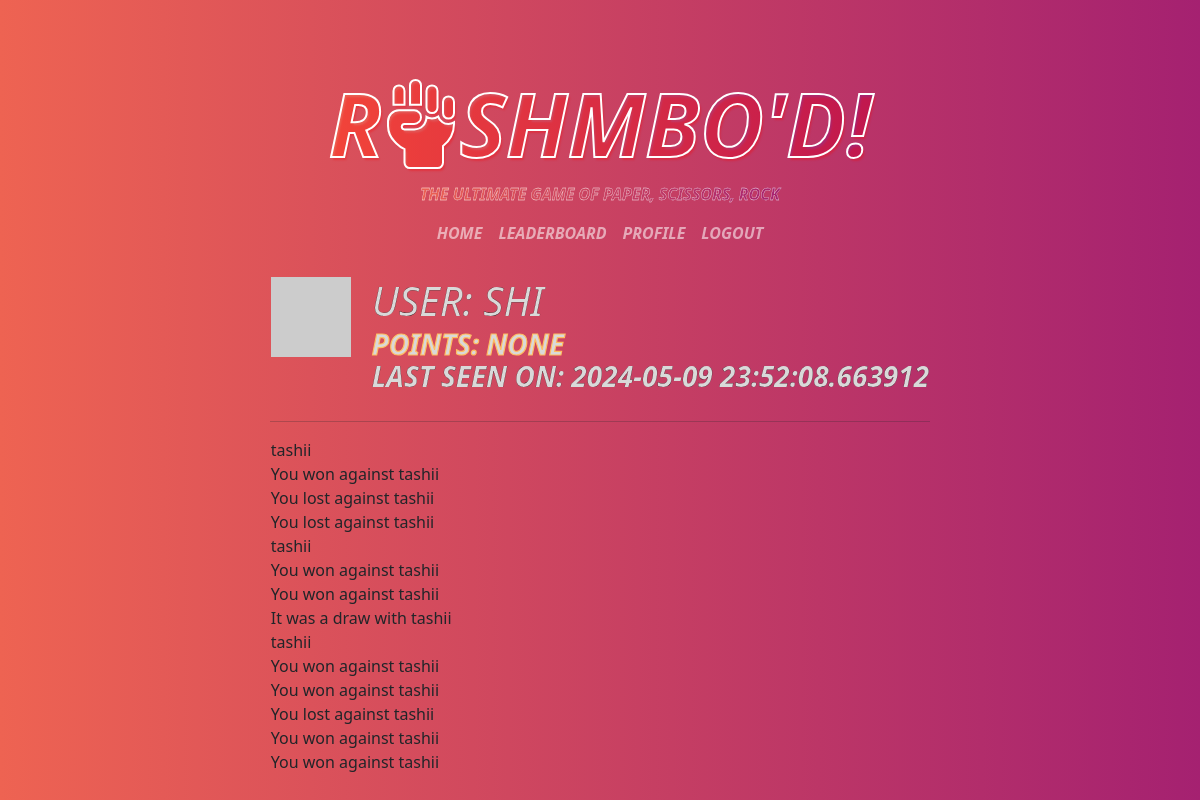
The app's page /user/shi (signed in) with its own data.
### app/models.py (models this page shows, shortened)
class User(UserMixin, db.Model):
    id: so.Mapped[int] = so.mapped_column(primary_key=True)
    username: so.Mapped[str] = so.mapped_column(sa.String(64), index=True,
                                                unique=True)
    email: so.Mapped[str] = so.mapped_column(sa.String(120), index=True,
                                             unique=True)
    password_hash: so.Mapped[Optional[str]] = so.mapped_column(sa.String(256))
    posts: so.WriteOnlyMapped['Post'] = so.relationship(
        back_populates='author')
    about_me: so.Mapped[Optional[str]] = so.mapped_column(sa.String(140))
    last_seen: so.Mapped[Optional[datetime]] = so.mapped_column(
        default=lambda: datetime.now(timezone.utc))
    points: so.Mapped[int] = so.mapped_column(sa.Integer, default=0, nullable=True)
    def avatar(self, size):
        digest = md5(self.email.lower().encode('utf-8')).hexdigest()
        return f'https://www.gravatar.com/avatar/{digest}?d=identicon&s={size}'

class Game (db.Model):
    id = db.Column(db.Integer, primary_key=True)
    user_id = db.Column(db.Integer, db.ForeignKey(User.id, name='game_user_fk'), index=True)
    opponent_id = db.Column(db.Integer, db.ForeignKey(User.id, name='game_opponent_fk'), index=True)
    user_move = db.Column(db.String(10))
    opponent_move = db.Column(db.String(10))
    result = db.Column(db.String(10), nullable=True)
    status = db.Column(db.String(10))
    user = db.relationship('User', foreign_keys=[user_id], backref='games_as_challenger', lazy=True)
    opponent = db.relationship('User', foreign_keys=[opponent_id], backref='opponent_games', lazy=True)

### app/routes.py (the view)
@app.route('/user/<username>')
@login_required
def user(username):
    user = db.first_or_404(sa.select(User).where(User.username == username))
    games = Game.query.filter(
            or_(
                Game.user_id == current_user.id,
                Game.opponent_id == current_user.id
            )
        ).all()
    return render_template('user.html', user=user, games=games)

### app/models.py (called while the page is built)
@login.user_loader
def load_user(id):
    return db.session.get(User, int(id))

### app/routes.py (called while the page is built)
@app.before_request
def before_request():
    if current_user.is_authenticated:
        current_user.last_seen = datetime.now(timezone.utc)
        db.session.commit()

### app/templates/user.html (shortened to what this page needs)
{% extends "base.html" %}
{% block content %}
<table class="profile">
    <tr valign="top">
        <td style="padding-right: 20px;"><img src="{{ user.avatar(128) }}"></td>
        <td>
            <h1>User: {{ user.username }}</h1>
            <div style="-webkit-text-stroke: 1.2px rgb(255, 190, 98)">Points: {{ user.points }}</div>
            {% if user.last_seen %}<p style="margin-top: 1px;">Last seen on: {{ user.last_seen }}</p>{% endif %}
        </td>
    </tr>
</table>
    <hr>
<div>
    {% for game in games %}
        {% include '_post.html' %}
    {% endfor %}
</div>
{% endblock %}

### app/templates/_post.html
<table>
    <tr valign="top">
        <td>
            {% if game.status == 'Open' %}
                You have an open game! You played {{ game.user_move }}
            {% elif game.status == 'Closed' %}
                {% if game.user.username == user.username %}
                    {% if game.result == 'Lost' %}
                        You won against
                    {% elif game.result == 'Won' %}
                        You lost against
                    {% elif game.result == 'Draw' %}
                        It was a draw with
                    {% endif %}
                    {{ game.opponent.username }}
                {% else %}
                    {% if game.result == 'Lost' %}
                        You lost against
                    {% elif game.result == 'Won' %}
                        You won against
                    {% elif game.result == 'Draw' %}
                        It was a draw with
                    {% endif %}
                    {{ game.user.username }}
                {% endif %}
            {% endif %}
        </td>
    </tr>
</table>

### app/static/style/styles.css (style rules this page uses)
:root { --gradient: linear-gradient(90deg, #ee6352, purple, #ee6352); }
body { font-family: basic-sans, sans-serif; min-height: 100vh; display: flex; justify-content: center; align-items: center; font-size: 1.125em; line-height: 1.6; color: #333; background: #ddd; background-size: 300%; background-image: var(--gradient); animation: bg-animation 25s infinite; }
.profile { margin: 0 0 .5em; text-transform: uppercase; font-weight: 900; font-style: italic; font-size: 1.75rem; color: #d9d9d9; line-height: .8; margin: 0; -webkit-text-stroke: 0.2px rgb(0, 0, 0); }

### records on screen
User: username "SHI", points "NONE", last_seen "2024-05-09 23:52:08.663912"
Game: user.username "tashii"
Game: result "You won against", user.username "tashii"
Game: result "You lost against", user.username "tashii"
Game: result "You lost against", user.username "tashii"
Game: user.username "tashii"
Game: result "You won against", user.username "tashii"
Game: result "You won against", user.username "tashii"
Game: result "It was a draw with", user.username "tashii"
Game: user.username "tashii"
Game: result "You won against", user.username "tashii"
Game: result "You won against", user.username "tashii"
Game: result "You lost against", user.username "tashii"
Game: result "You won against", user.username "tashii"
Game: result "You won against", user.username "tashii"
